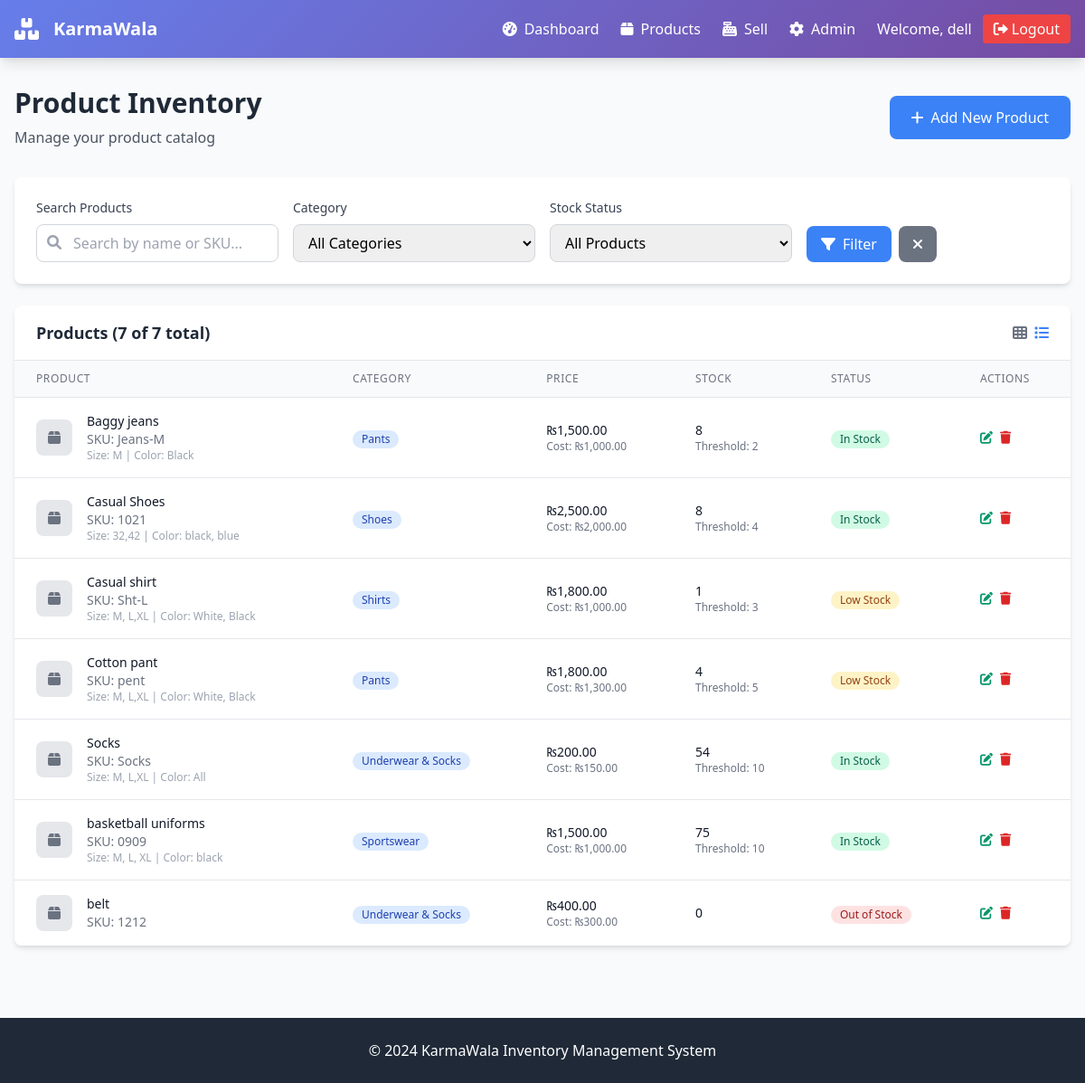
Screenshot of /products/ (signed in) with the database file from the repository.
### inventory/models.py (models this page shows, shortened)
class Product(models.Model):
    SIZES = [
        ('XS', 'XS'), ('S', 'S'), ('M', 'M'), ('L', 'L'), ('XL', 'XL'), ('XXL', 'XXL'),
        ('EU40', 'EU 40'), ('EU41', 'EU 41'), ('EU42', 'EU 42'), ('EU43', 'EU 43'), ('EU44', 'EU 44'),
    ]
    name = models.CharField(max_length=200)
    sku = models.CharField(max_length=50, unique=True)
    category = models.ForeignKey(Category, on_delete=models.PROTECT, related_name='products')
    size = models.CharField(max_length=10, blank=True)
    color = models.CharField(max_length=50, blank=True)
    price = models.DecimalField(max_digits=10, decimal_places=2)
    cost = models.DecimalField(max_digits=10, decimal_places=2, default=0)
    stock = models.PositiveIntegerField(default=0)
    reorder_threshold = models.PositiveIntegerField(default=0, help_text='Alert when stock ≤ this value')
    is_active = models.BooleanField(default=True)
    created_at = models.DateTimeField(default=timezone.now)
    updated_at = models.DateTimeField(auto_now=True)
    class Meta:
        indexes = [
            models.Index(fields=['sku']),
            models.Index(fields=['name']),
        ]
        ordering = ['name']
        unique_together = [('name', 'sku')]
    @property
    def low_stock(self):
        return self.reorder_threshold and self.stock <= self.reorder_threshold

class Category(models.Model):
    name = models.CharField(max_length=100, unique=True)
    description = models.TextField(blank=True)
    class Meta:
        ordering = ['name']

### inventory/views.py (the view)
# urls.py: path('', views.ProductListView.as_view(), name='product-list'),
class ProductListView(LoginRequiredMixin, ListView):
    model = Product
    template_name = 'product_list.html'
    context_object_name = 'products'
    paginate_by = 20
    def get_queryset(self):
        qs = Product.objects.select_related('category').order_by('name')
        search = self.request.GET.get('search')
        if search:
            qs = qs.filter(
                Q(name__icontains=search) |
                Q(sku__icontains=search) |
                Q(color__icontains=search)
            )
        category = self.request.GET.get('category')
        if category:
            qs = qs.filter(category_id=category)
        stock_status = self.request.GET.get('stock_status')
        if stock_status == 'low_stock':
            qs = qs.filter(reorder_threshold__gt=0, stock__lte=F('reorder_threshold'))
        elif stock_status == 'out_of_stock':
            qs = qs.filter(stock=0)
        elif stock_status == 'in_stock':
            qs = qs.filter(stock__gt=0)
        return qs
    def get_context_data(self, **kwargs):
        context = super().get_context_data(**kwargs)
        context['categories'] = Category.objects.all().order_by('name')
        return context

### templates/product_list.html (shortened to what this page needs)
{% extends 'base.html' %}
{% load humanize %}
{% block content %}
<div class="flex justify-between items-center mb-8">
    <div>
        <h2 class="text-3xl font-bold text-gray-800 mb-2">Product Inventory</h2>
        <p class="text-gray-600">Manage your product catalog</p>
    </div>
    <a href="{% url 'product-create' %}" class="bg-blue-500 hover:bg-blue-600 text-white px-6 py-3 rounded-lg transition-colors flex items-center">
        <i class="fas fa-plus mr-2"></i>Add New Product
    </a>
</div>
<div class="bg-white rounded-lg shadow-md p-6 mb-6">
    <form method="get" class="space-y-4">
        <div class="grid grid-cols-1 md:grid-cols-4 gap-4">
            <div>
                <label class="block text-sm font-medium text-gray-700 mb-2">Search Products</label>
                <div class="relative">
                    <input type="text" name="search" value="{{ request.GET.search }}"
                           placeholder="Search by name or SKU..."
                           class="w-full pl-10 pr-4 py-2 border border-gray-300 rounded-lg focus:ring-2 focus:ring-blue-500 focus:border-transparent">
                    <i class="fas fa-search absolute left-3 top-3 text-gray-400"></i>
                </div>
            </div>
            <div>
                <label class="block text-sm font-medium text-gray-700 mb-2">Category</label>
                <select name="category" class="w-full py-2 px-3 border border-gray-300 rounded-lg focus:ring-2 focus:ring-blue-500 focus:border-transparent">
                    <option value="">All Categories</option>
                </select>
            </div>
            <div>
                <label class="block text-sm font-medium text-gray-700 mb-2">Stock Status</label>
                <select name="stock_status" class="w-full py-2 px-3 border border-gray-300 rounded-lg focus:ring-2 focus:ring-blue-500 focus:border-transparent">
                    <option value="">All Products</option>
                </select>
            </div>
            <div class="flex items-end space-x-2">
                <button type="submit" class="bg-blue-500 hover:bg-blue-600 text-white px-4 py-2 rounded-lg transition-colors flex items-center">
                    <i class="fas fa-filter mr-2"></i>Filter
                </button>
                <a href="{% url 'product-list' %}" class="bg-gray-500 hover:bg-gray-600 text-white px-4 py-2 rounded-lg transition-colors">
                    <i class="fas fa-times"></i>
                </a>
            </div>
        </div>
    </form>
</div>
<div class="bg-white rounded-lg shadow-md overflow-hidden">
    <div class="px-6 py-4 border-b border-gray-200">
        <div class="flex justify-between items-center">
            <h3 class="text-lg font-semibold text-gray-800">
                Products ({{ products|length }} of {{ page_obj.paginator.count }} total)
            </h3>
            <div class="flex space-x-2">
                <button class="text-gray-500 hover:text-gray-700" title="Grid View">
                    <i class="fas fa-th"></i>
                </button>
                <button class="text-blue-500" title="List View">
                    <i class="fas fa-list"></i>
                </button>
            </div>
        </div>
    </div>
    {% if products %}
        <div class="overflow-x-auto">
            <table class="min-w-full divide-y divide-gray-200">
                <thead class="bg-gray-50">
                    <tr>
                        <th class="px-6 py-3 text-left text-xs font-medium text-gray-500 uppercase tracking-wider">Product</th>
                        <th class="px-6 py-3 text-left text-xs font-medium text-gray-500 uppercase tracking-wider">Category</th>
                        <th class="px-6 py-3 text-left text-xs font-medium text-gray-500 uppercase tracking-wider">Price</th>
                        <th class="px-6 py-3 text-left text-xs font-medium text-gray-500 uppercase tracking-wider">Stock</th>
                        <th class="px-6 py-3 text-left text-xs font-medium text-gray-500 uppercase tracking-wider">Status</th>
                        <th class="px-6 py-3 text-left text-xs font-medium text-gray-500 uppercase tracking-wider">Actions</th>
                    </tr>
                </thead>
                <tbody class="bg-white divide-y divide-gray-200">
                    {% for product in products %}
                        <tr class="hover:bg-gray-50">
                            <td class="px-6 py-4 whitespace-nowrap">
                                <div class="flex items-center">
                                    <div class="flex-shrink-0 h-10 w-10">
                                        <div class="h-10 w-10 rounded-lg bg-gray-200 flex items-center justify-center">
                                            <i class="fas fa-box text-gray-500"></i>
                                        </div>
                                    </div>
                                    <div class="ml-4">
                                        <div class="text-sm font-medium text-gray-900">{{ product.name }}</div>
                                        <div class="text-sm text-gray-500">SKU: {{ product.sku }}</div>
                                        {% if product.size or product.color %}
                                            <div class="text-xs text-gray-400">
                                                {% if product.size %}Size: {{ product.size }}{% endif %}
                                                {% if product.color %}{% if product.size %} | {% endif %}Color: {{ product.color }}{% endif %}
                                            </div>
                                        {% endif %}
                                    </div>
                                </div>
                            </td>
                            <td class="px-6 py-4 whitespace-nowrap">
                                <span class="inline-flex items-center px-2.5 py-0.5 rounded-full text-xs font-medium bg-blue-100 text-blue-800">
                                    {{ product.category.name }}
                                </span>
                            </td>
                            <td class="px-6 py-4 whitespace-nowrap text-sm text-gray-900">
                                <div>₨{{ product.price|floatformat:2|intcomma }}</div>
                                {% if product.cost %}
                                    <div class="text-xs text-gray-500">Cost: ₨{{ product.cost|floatformat:2|intcomma }}</div>
                                {% endif %}
                            </td>
                            <td class="px-6 py-4 whitespace-nowrap">
                                <div class="text-sm font-medium text-gray-900">{{ product.stock }}</div>
                                {% if product.reorder_threshold %}
                                    <div class="text-xs text-gray-500">Threshold: {{ product.reorder_threshold }}</div>
                                {% endif %}
                            </td>
                            <td class="px-6 py-4 whitespace-nowrap">
                                {% if not product.is_active %}
                                    <span class="inline-flex items-center px-2.5 py-0.5 rounded-full text-xs font-medium bg-gray-100 text-gray-800">
                                        Inactive
                                    </span>
                                {% elif product.stock == 0 %}
                                    <span class="inline-flex items-center px-2.5 py-0.5 rounded-full text-xs font-medium bg-red-100 text-red-800">
                                        Out of Stock
                                    </span>
                                {% elif product.low_stock %}
                                    <span class="inline-flex items-center px-2.5 py-0.5 rounded-full text-xs font-medium bg-yellow-100 text-yellow-800">
                                        Low Stock
                                    </span>
                                {% else %}
                                    <span class="inline-flex items-center px-2.5 py-0.5 rounded-full text-xs font-medium bg-green-100 text-green-800">
                                        In Stock
                                    </span>
                                {% endif %}
                            </td>
                            <td class="px-6 py-4 whitespace-nowrap text-sm font-medium">
                                <div class="flex space-x-2">
                                    <a href="{% url 'product-update' product.pk %}" class="text-green-600 hover:text-green-900" title="Edit">
                                        <i class="fas fa-edit"></i>
                                    </a>
                                    <a href="{% url 'product-delete' product.pk %}" class="text-red-600 hover:text-red-900" title="Delete">
                                        <i class="fas fa-trash"></i>
                                    </a>
                                </div>
                            </td>
                        </tr>
                    {% endfor %}
                </tbody>
            </table>
        </div>
    {% endif %}
</div>
{% endblock %}

### templates/base.html (shortened to what this page needs)
<!DOCTYPE html>
<html lang="en">
<head>
    <link href="https://cdn.jsdelivr.net/npm/tailwindcss@2.2.19/dist/tailwind.min.css" rel="stylesheet">
    <link href="https://cdnjs.cloudflare.com/ajax/libs/font-awesome/6.0.0/css/all.min.css" rel="stylesheet">
</head>
<body class="bg-gray-50">
    <nav class="gradient-bg shadow-lg">
        <div class="max-w-7xl mx-auto px-4">
            <div class="flex justify-between items-center py-4">
                <div class="flex items-center space-x-4">
                    <i class="fas fa-boxes text-white text-2xl"></i>
                    <h1 class="text-white text-xl font-bold">KarmaWala</h1>
                </div>
                {% if user.is_authenticated %}
                <div class="flex items-center space-x-6">
                    <a href="{% url 'dashboard' %}" class="text-white hover:text-gray-200 transition-colors">
                        <i class="fas fa-tachometer-alt mr-2"></i>Dashboard
                    </a>
                    <a href="{% url 'product-list' %}" class="text-white hover:text-gray-200 transition-colors">
                        <i class="fas fa-box mr-2"></i>Products
                    </a>
                    <a href="{% url 'sell' %}" class="text-white hover:text-gray-200 transition-colors">
                        <i class="fas fa-cash-register mr-2"></i>Sell
                    </a>
                    <a href="/admin/" class="text-white hover:text-gray-200 transition-colors">
                        <i class="fas fa-cog mr-2"></i>Admin
                    </a>
                    <div class="flex items-center space-x-3">
                        <span class="text-white">Welcome, {{ user.username }}</span>
                        <a href="{% url 'logout' %}" class="bg-red-500 hover:bg-red-600 text-white px-3 py-1 rounded transition-colors">
                            <i class="fas fa-sign-out-alt mr-1"></i>Logout
                        </a>
                    </div>
                </div>
                {% endif %}
            </div>
        </div>
    </nav>
    <main class="max-w-7xl mx-auto px-4 py-8">
        {% block content %}
        {% endblock %}
    </main>
    <footer class="bg-gray-800 text-white py-6 mt-12">
        <div class="max-w-7xl mx-auto px-4 text-center">
            <p>&copy; 2024 KarmaWala Inventory Management System</p>
        </div>
    </footer>
</body>
</html>

### templates/base.html (style rules this page uses)
.gradient-bg { background: linear-gradient(135deg, #667eea 0%, #764ba2 100%); }

### rows the page displays
Product: name "Baggy jeans", sku "Jeans-M", size "M", color "Black", category.name "Pants", price "1,500.00", cost "1,000.00", stock "8", reorder_threshold "2", is_active "In Stock"
Product: name "Casual Shoes", sku "1021", size "32,42", color "black, blue", category.name "Shoes", price "2,500.00", cost "2,000.00", stock "8", reorder_threshold "4", is_active "In Stock"
Product: name "Casual shirt", sku "Sht-L", size "M, L,XL", color "White, Black", category.name "Shirts", price "1,800.00", cost "1,000.00", stock "1", reorder_threshold "3", is_active "Low Stock"
Product: name "Cotton pant", sku "pent", size "M, L,XL", color "White, Black", category.name "Pants", price "1,800.00", cost "1,300.00", stock "4", reorder_threshold "5", is_active "Low Stock"
Product: name "Socks", sku "Socks", size "M, L,XL", color "All", category.name "Underwear & Socks", price "200.00", cost "150.00", stock "54", reorder_threshold "10", is_active "In Stock"
Product: name "basketball uniforms", sku "0909", size "M, L, XL", color "black", category.name "Sportswear", price "1,500.00", cost "1,000.00", stock "75", reorder_threshold "10", is_active "In Stock"
Product: name "belt", sku "1212", category.name "Underwear & Socks", price "400.00", cost "300.00", stock "0", is_active "Out of Stock"

### other values shown
{{ user.username }} "dell"
{{ products|length }} "7"
{{ page_obj.paginator.count }} "7"
